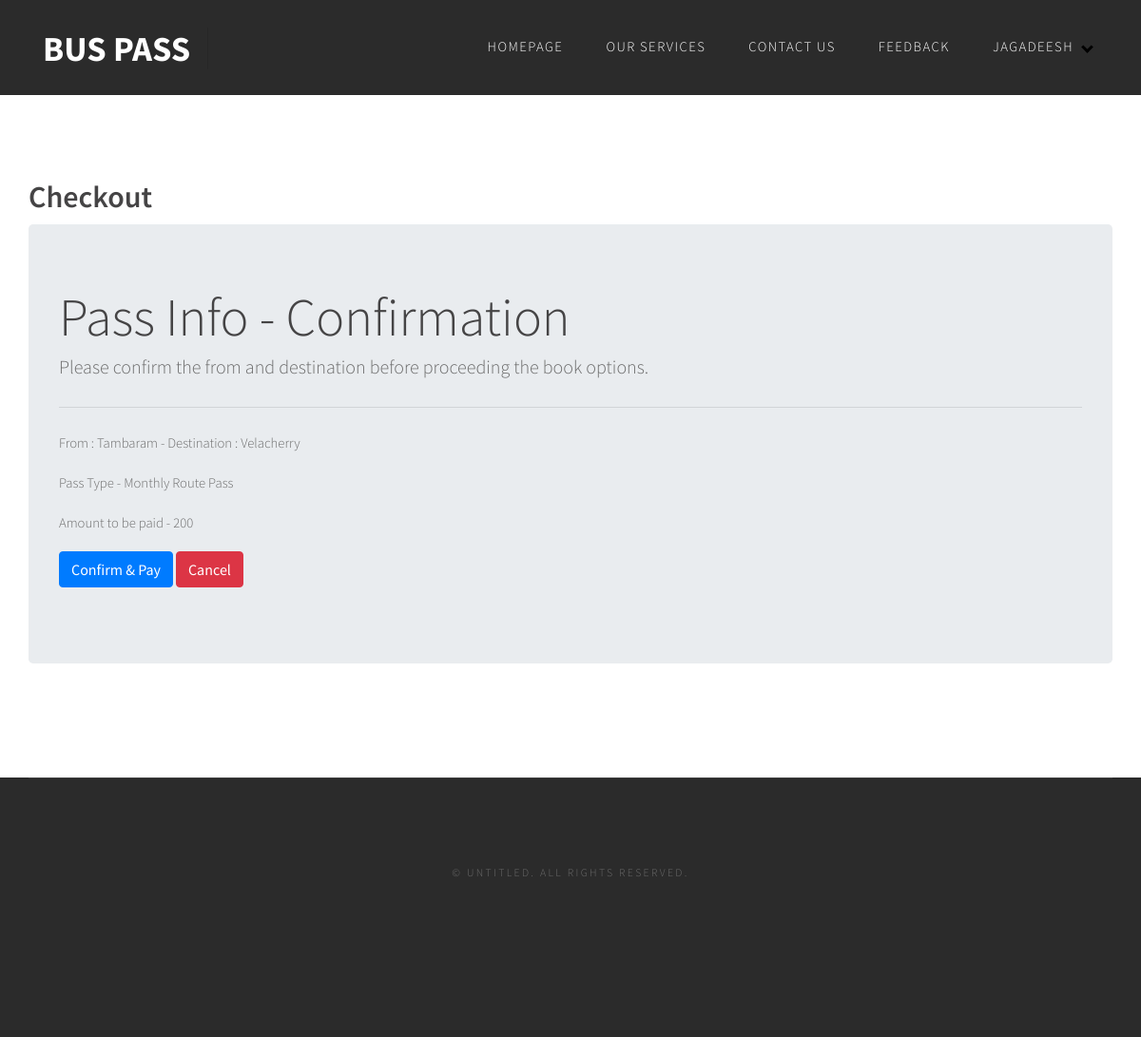
The page /checkout.php?prodId=3 (signed in) on the database its author committed.
### tables this page shows
CREATE TABLE `month_pass_details` (
  `id` int(11) NOT NULL,
  `from_city_id` int(11) NOT NULL,
  `to_city_id` int(11) NOT NULL,
  `amount` varchar(50) NOT NULL,
  `type` int(11) NOT NULL
);

CREATE TABLE `cities` (
  `id` int(11) NOT NULL,
  `city_name` varchar(150) NOT NULL,
  `created_on` date NOT NULL,
  `status` int(11) NOT NULL DEFAULT '0'
);

CREATE TABLE `pass_type` (
  `id` int(11) NOT NULL,
  `type` varchar(150) NOT NULL
);

### checkout.php (the view, shortened to what this page needs)
<?php
	$sel = "SELECT *, month_pass_details.id as mpassID, month_pass_details.type as passtypeID FROM month_pass_details
			LEFT JOIN pass_type
			ON pass_type.id = month_pass_details.type
			WHERE month_pass_details.id=" . $_GET[ 'prodId' ];
	$res2 = mysqli_query( $GLOBALS["___mysqli_ston"], $sel ) or die( mysqli_error( $GLOBALS["___mysqli_ston"] ) );
	include_once dirname(__FILE__) . "/header.php";
	$userInfo = getuserInfo( $_SESSION[ 'user_id' ] );
	if( $result[ 'passtypeID' ] != 1 || $result[ 'passtypeID' ] != 2 ) {
		$fromCityName = getcityname( $result[ 'from_city_id' ] );
		$toCityName = getcityname( $result[ 'to_city_id' ] );
	}
?>
<div id="wrapper">
<div id="page-inner" class="container bookpass-page">
    <div id="">
      <h2 style="margin-bottom: 10px;">Checkout</h2>
      <div class="row">
      	<div class="col-md-12">
			<div class="jumbotron">
			  <h1 class="display-4">Pass Info - Confirmation</h1>
			  <p class="lead">Please confirm the from and destination before proceeding the book options.</p>
			  <hr class="my-4">
			  <?php if( $result[ 'passtypeID' ] != 1 && $result[ 'passtypeID' ] != 2 ) { ?>
			  <p>From : <?php echo $fromCityName; ?> - Destination : <?php echo $toCityName; ?></p>
			  <?php } ?>
			  <p>Pass Type - <?php echo $result[ 'type' ]; ?> Pass
			  <p>Amount to be paid - <?php echo $result[ 'amount' ]; ?>
			  <p>
			  	<form action="checkout.php" method="post">
			  		<input type="submit" class="btn btn-primary" name="checkout_submit" id="checkout_submit" value="Confirm &amp; Pay" />
			  		<a class="btn btn-danger" href="bookpass.php" role="button">Cancel</a>
			  	</form>
			  </p>
			</div>
		</div>
      </div>
    </div>
  </div>
</div>
<div id="copyright" class="container">
  <p>&copy; Untitled. All rights reserved.</p>
</div>
</body>
</html>

### default.css (style rules this page uses)
html, body { height: 100%; }
body { margin: 0px; padding: 0px; background: #2b2b2b; font-family: 'Source Sans Pro', sans-serif; font-size: 11pt; font-weight: 300; color: #6c6c6c }
h1, h2, h3 { margin: 0; padding: 0; font-weight: 600; color: #454445; }
p, ol, ul { margin-top: 0; }
p { line-height: 180%; }
a { color: #2C383B; }
#wrapper { background: #FFF; }
#page-inner { overflow: hidden; padding: 6em 0em 6em 0em; background: #FFF; }
#copyright { overflow: hidden; padding: 6em 0em 10em 0em; border-top: 1px solid rgba(255,255,255,0.08); }
#copyright p { letter-spacing: 0.20em; text-align: center; text-transform: uppercase; font-size: 0.80em; color: rgba(255,255,255,0.3); }

### rows shown on the page
month_pass_details: from_city.city_name "Tambaram", to_city.city_name "Velacherry", pass_type.type "Monthly Route", amount "200"

### other values the page prints
$_SESSION[ 'first_name' ] "JAGADEESH"
